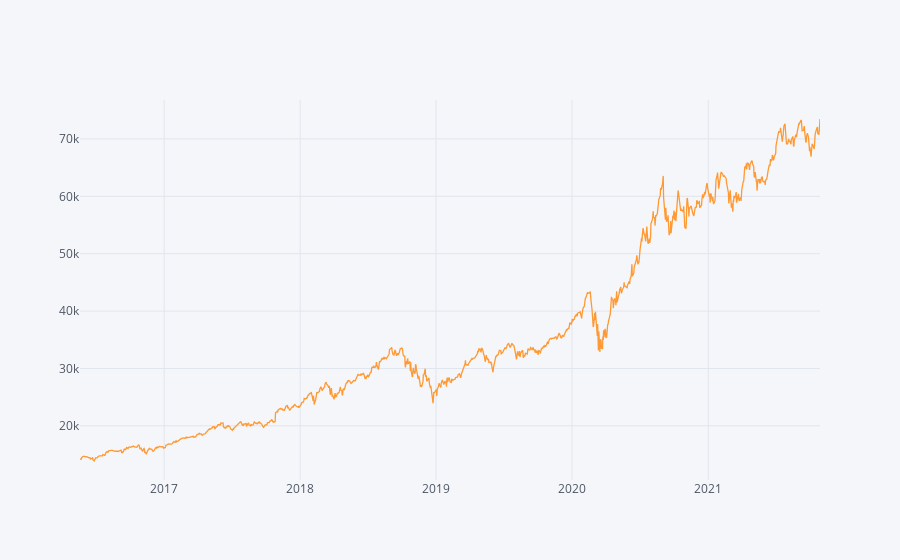
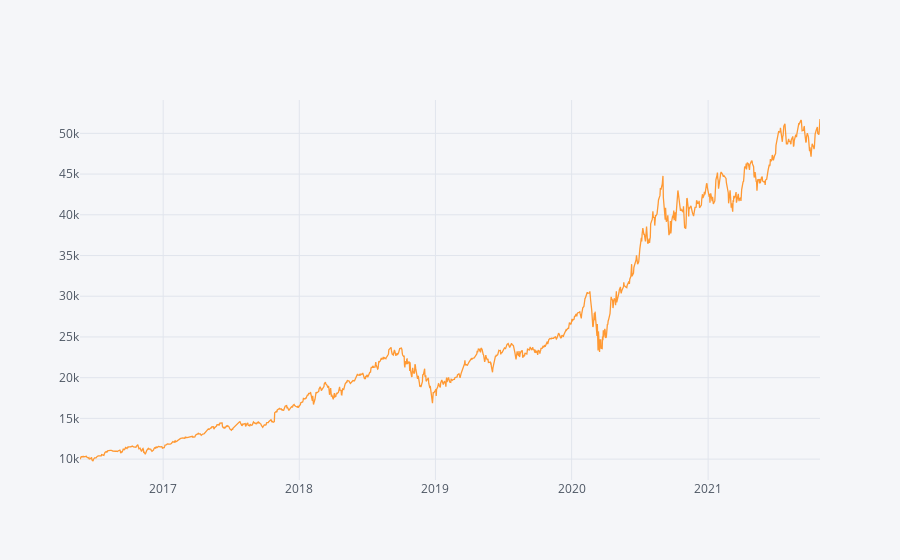

The code cell stored with these charts, in order, in its notebook:
### Code cell
absolute_return_tf = (results['Close'].iloc[-1]-capital)/capital
CAGR_tf = ((results['Close'].iloc[-1]-capital)**(365/(df.index[-1] - df.index[0]).days))-1
information_ratio_tf = (results.Close.pct_change().mean()/results.Close.pct_change().std())*((252) **0.5)



absolute_return_bh = (results.Close.iloc[-1]-results.Open.iloc[0])/results.Open.iloc[0]
CAGR_bh = ((results.Close.iloc[-1]/results.Open.iloc[0])**(252/len(df)))-1
information_ratio_bh = (results.Close.pct_change().mean()/results.Close.pct_change().std())*((252) **0.5)




s=f"""Abslute Return of Our Algorithmic Trading:{absolute_return_tf*100:.2f}%
Abslute Return of Our buy-and-hold Trading :{absolute_return_bh*100:.2f}%
CAGR of Our Algorithmic Trading: {CAGR_tf*100:.2f}%
CAGR of Our buy-and-hold Trading: {CAGR_bh*100:.2f}%
Information Ratio of Our Algorithmic Trading:{information_ratio_tf:.2f}
Information Ratio of Our buy-and-hold Trading:{information_ratio_bh:.2f}
"""

print(s)
results.Close.iplot()

((results.Close.pct_change().dropna()+1).cumprod()*capital).iplot()

### Figure 1 — Plotly figure (JSON) as saved in the notebook; plotly's stock layout.template omitted (floating-point values rounded to 4 significant figures; data arrays with more than 128 entries replaced by an {"elided": "..."} marker saying what was removed)
{"data": [{"line": {"color": "rgba(255, 153, 51, 1.0)", "dash": "solid", "shape": "linear", "width": 1.3}, "mode": "lines", "name": "Close", "text": "", "type": "scatter", "x": {"elided": "1371 str values"}, "y": {"elided": "1371 float values"}}], "layout": {"autosize": true, "legend": {"bgcolor": "#F5F6F9", "font": {"color": "#4D5663"}}, "paper_bgcolor": "#F5F6F9", "plot_bgcolor": "#F5F6F9", "title": {"font": {"color": "#4D5663"}, "x": 0.5}, "xaxis": {"autorange": true, "gridcolor": "#E1E5ED", "range": ["2016-05-20", "2021-10-28"], "showgrid": true, "tickfont": {"color": "#4D5663"}, "title": {"font": {"color": "#4D5663"}, "text": ""}, "type": "date", "zerolinecolor": "#E1E5ED"}, "yaxis": {"autorange": true, "gridcolor": "#E1E5ED", "range": [10550.0, 76790.0], "showgrid": true, "tickfont": {"color": "#4D5663"}, "title": {"font": {"color": "#4D5663"}, "text": ""}, "type": "linear", "zerolinecolor": "#E1E5ED"}}}

### Figure 2 — Plotly figure (JSON) as saved in the notebook; plotly's stock layout.template omitted (floating-point values rounded to 4 significant figures; data arrays with more than 128 entries replaced by an {"elided": "..."} marker saying what was removed)
{"data": [{"line": {"color": "rgba(255, 153, 51, 1.0)", "dash": "solid", "shape": "linear", "width": 1.3}, "mode": "lines", "name": "Close", "text": "", "type": "scatter", "x": {"elided": "1370 str values"}, "y": {"elided": "1370 float values"}}], "layout": {"autosize": true, "legend": {"bgcolor": "#F5F6F9", "font": {"color": "#4D5663"}}, "paper_bgcolor": "#F5F6F9", "plot_bgcolor": "#F5F6F9", "title": {"font": {"color": "#4D5663"}, "x": 0.5}, "xaxis": {"autorange": true, "gridcolor": "#E1E5ED", "range": ["2016-05-23", "2021-10-28"], "showgrid": true, "tickfont": {"color": "#4D5663"}, "title": {"font": {"color": "#4D5663"}, "text": ""}, "type": "date", "zerolinecolor": "#E1E5ED"}, "yaxis": {"autorange": true, "gridcolor": "#E1E5ED", "range": [7436.0, 54100.0], "showgrid": true, "tickfont": {"color": "#4D5663"}, "title": {"font": {"color": "#4D5663"}, "text": ""}, "type": "linear", "zerolinecolor": "#E1E5ED"}}}
